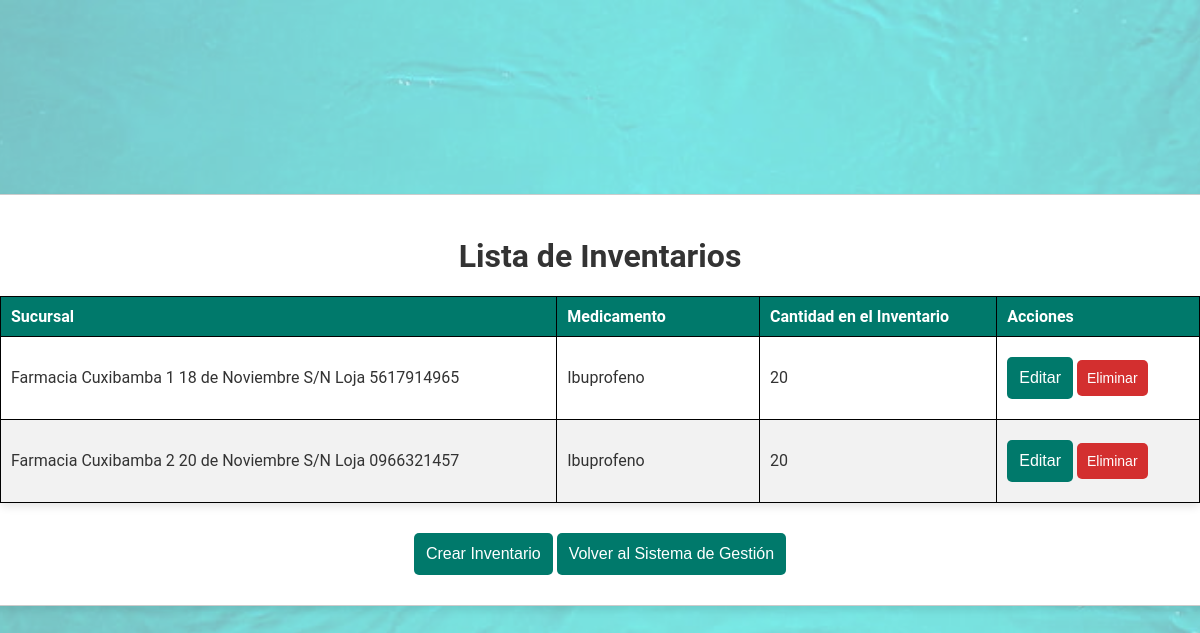
/inventarios/, run on the app's committed database.
### Farmacia/models.py (models this page shows, shortened)
class Inventario(models.Model):
    sucursal = models.ForeignKey(Sucursal, on_delete=models.CASCADE, related_name='inventarios')
    medicamento  = models.ManyToManyField(Medicamento, related_name='inventarios')
    cantidad_inventario = models.IntegerField()

class Sucursal(models.Model):
    nombre = models.CharField(max_length=50)
    dirección = models.ForeignKey(Dirección, on_delete=models.CASCADE)
    teléfono = models.CharField(max_length=10)
    farmacia = models.ForeignKey('Farmacia', on_delete=models.CASCADE, related_name='sucursales')
    def __str__(self):
        return f'{self.nombre} {self.dirección} {self.teléfono}'

class Dirección(models.Model):
    calle_principal = models.CharField(max_length=50)
    calle_secundaria = models.CharField(max_length=50)
    ciudad = models.CharField(max_length=50)
    def __str__(self):
        return f'{self.calle_principal} {self.calle_secundaria} {self.ciudad}'

class Medicamento(models.Model):
    nombre_medicamento = models.CharField(max_length=50)
    descripcion = models.CharField(max_length=50)
    presentación = models.CharField(
        max_length=50,
        choices=[(tag.name, tag.value) for tag in Presentación]  # Usamos los valores del Enum
    )

### Farmacia/views.py (the view)
# urls.py: path('inventarios/', views.inventario_list, name='inventario_list'),
def inventario_list(request):
    inventarios = Inventario.objects.all()
    return render(request, 'inventarios/inventario_list.html', {'inventarios': inventarios})

### templates/inventarios/inventario_list.html (shortened to what this page needs)
<!DOCTYPE html>
<html lang="es">
<head>
    {% load static %}
    <link rel="stylesheet" href="{% static 'css/tablas.css' %}">
</head>
<body class="inventario-list">
    <div class="container">
        <h1>Lista de Inventarios</h1>
        <table class="styled-table">
            <thead>
                <tr>
                    <th>Sucursal</th>
                    <th>Medicamento</th>
                    <th>Cantidad en el Inventario</th>
                    <th>Acciones</th>
                </tr>
            </thead>
            <tbody>
                {% for inventario in inventarios %}
                    <tr>
                        <td>{{ inventario.sucursal }}</td>
                        <td>
                            {% for medicamento in inventario.medicamento.all %}
                                {{ medicamento.nombre_medicamento }}{% if not forloop.last %}, {% endif %}
                            {% endfor %}
                        </td>
                        <td>{{ inventario.cantidad_inventario }}</td>
                        <td>
                            <a href="{% url 'inventario_update' inventario.pk %}"><button class="edit">Editar</button></a>
                            <a href="{% url 'inventario_delete' inventario.pk %}"><button class="delete">Eliminar</button></a>
                        </td>
                    </tr>
                {% endfor %}
            </tbody>
        </table>
        <a href="{% url 'inventario_create' %}"><button>Crear Inventario</button></a>
        <a href="{% url 'management_system' %}"><button>Volver al Sistema de Gestión</button></a>
    </div>
</body>
</html>

### static/css/tablas.css (style rules this page uses)
body { display: flex; justify-content: center; align-items: center; height: 100vh; margin: 0; font-family: 'Roboto', sans-serif; background: #f0f0f0; flex-direction: column; color: #333; }
.container { width: 100%; max-width: 100%; margin: 0; border: 1px solid #ccc; border-radius: 10px; overflow-x: auto; box-shadow: 0 4px 8px rgba(0, 0, 0, 0.1); padding: 20px; background-color: #fff; text-align: center; min-width: 700px; }
table { width: 100%; border-collapse: collapse; margin-bottom: 20px; background-color: #fff; border-radius: 5px; overflow-x: auto; box-shadow: 0 4px 8px rgba(0, 0, 0, 0.1); table-layout: auto; }
table, th, td { border: 1px solid #000; }
th, td { padding: 10px; text-align: left; white-space: nowrap; min-width: 150px; }
th { background-color: #00796b; color: white; }
tr:nth-child(even) { background-color: #f2f2f2; }
a { display: inline-block; margin: 10px 0; color: #00796b; text-decoration: none; font-size: 16px; }
a button { background-color: #00796b; color: white; border: none; padding: 12px; border-radius: 5px; cursor: pointer; font-size: 16px; transition: background-color 0.3s ease, transform 0.3s ease; }
button.delete { background-color: #d32f2f; color: white; border: none; padding: 10px; border-radius: 5px; cursor: pointer; font-size: 14px; transition: background-color 0.3s ease, transform 0.3s ease; }

### static/css/background.css (style rules this page uses)
body::before { content: ""; position: fixed; top: 0; left: 0; width: 100%; height: 100%; background-image: url('../img/HD-wallpaper-turquoise-sea-underwater-turquoise.jpg'); background-size: cover; background-position: center; background-repeat: no-repeat; opacity: 0.5; z-index: -1; }

### data on the page
Inventario: sucursal "Farmacia Cuxibamba 1 18 de Noviembre S/N Loja 5617914965", cantidad_inventario "20"
Medicamento: nombre_medicamento "Ibuprofeno"
Inventario: sucursal "Farmacia Cuxibamba 2 20 de Noviembre S/N Loja 0966321457", cantidad_inventario "20"
